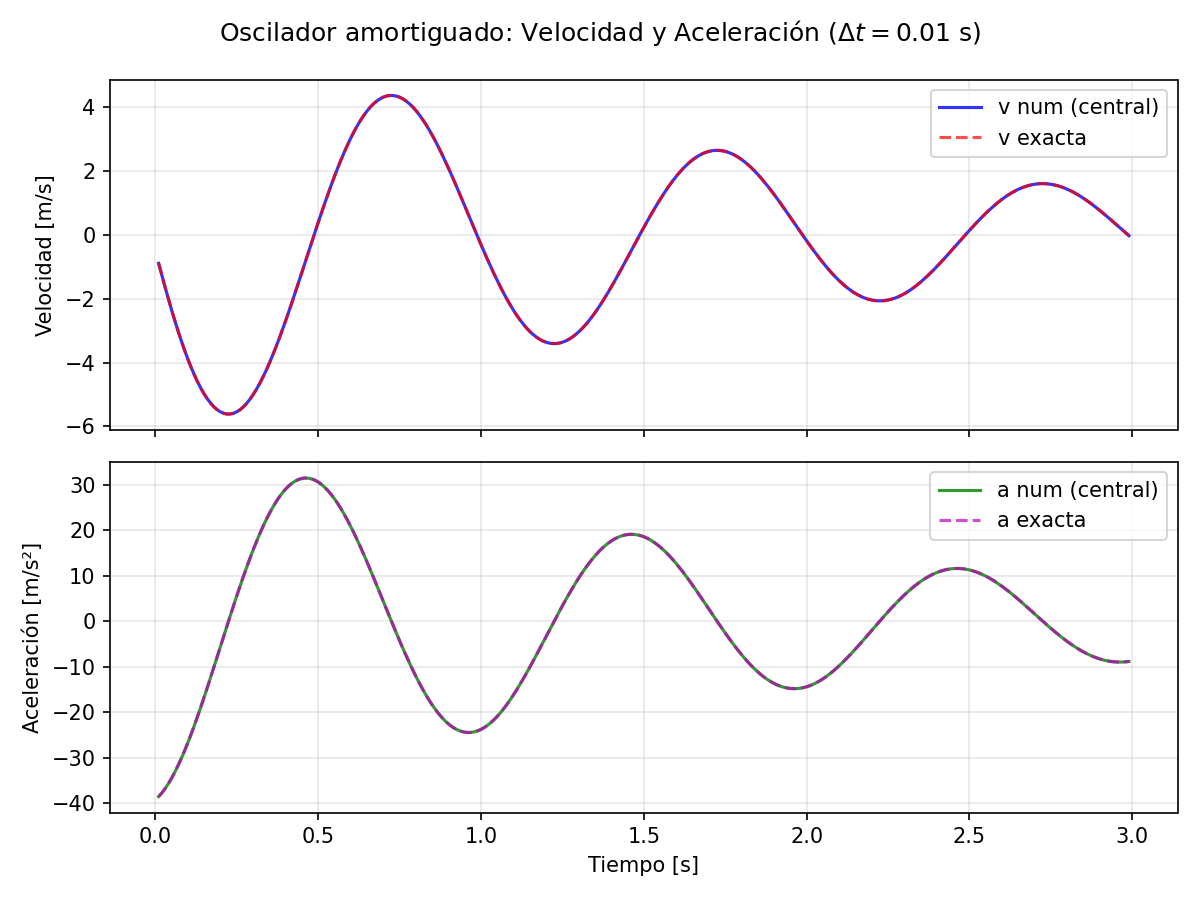

Write Python code to recreate this figure.
import numpy as np
import matplotlib.pyplot as plt

# Constantes del oscilador
G, W = 0.5, 2 * np.pi

def x_ex(t): return np.exp(-G * t) * np.cos(W * t)
def v_ex(t): return -np.exp(-G * t) * (G * np.cos(W * t) + W * np.sin(W * t))
def a_ex(t): return np.exp(-G * t) * ((G**2 - W**2) * np.cos(W * t) + 2 * G * W * np.sin(W * t))

def calcular_derivadas(dt):
    n_puntos = int(round(3.0 / dt)) + 1
    t = np.linspace(0.0, 3.0, n_puntos)
    x = x_ex(t)

    # 1. Primera derivada (velocidad) por rebanadas
    v_adel = (x[1:] - x[:-1]) / dt
    v_atra = (x[1:] - x[:-1]) / dt
    v_cent = (x[2:] - x[:-2]) / (2 * dt)
    v_cinco = (-x[4:] + 8*x[3:-1] - 8*x[1:-3] + x[:-4]) / (12 * dt)

    # 2. Segunda derivada (aceleración) central
    a_cent = (x[2:] - 2*x[1:-1] + x[:-2]) / (dt**2)

    # Errores máximos frente a valores exactos
    err_v_adel = np.max(np.abs(v_adel - v_ex(t[:-1])))
    err_v_atra = np.max(np.abs(v_atra - v_ex(t[1:])))
    err_v_cent = np.max(np.abs(v_cent - v_ex(t[1:-1])))
    err_v_cinco = np.max(np.abs(v_cinco - v_ex(t[2:-2])))
    err_a_cent = np.max(np.abs(a_cent - a_ex(t[1:-1])))

    return t, x, v_cent, a_cent, [err_v_adel, err_v_atra, err_v_cent, err_v_cinco, err_a_cent]

# Ejecución para dt = 0.01 y dt = 0.005
t_01, x_01, v_c01, a_c01, errs_01 = calcular_derivadas(0.01)
_, _, _, _, errs_005 = calcular_derivadas(0.005)

# Guardar derivadas_oscilador.dat con doble precisión completa (16 decimales)
datos_interiores = np.column_stack((t_01[1:-1], x_01[1:-1], v_c01, a_c01))
np.savetxt("derivadas_oscilador.dat", datos_interiores, fmt="%.16e")

# Guardar errores_derivadas.dat
tabla_errores = np.array([
    [0.01, *errs_01],
    [0.005, *errs_005]
])
np.savetxt("errores_derivadas.dat", tabla_errores, fmt="%.16e")

# Generar gráfica derivadas_oscilador.png
t_int = t_01[1:-1]
fig, (ax1, ax2) = plt.subplots(2, 1, figsize=(8, 6), sharex=True)

ax1.plot(t_int, v_c01, 'b-', label='v num (central)', alpha=0.8)
ax1.plot(t_int, v_ex(t_int), 'r--', label='v exacta', alpha=0.7)
ax1.set_ylabel('Velocidad [m/s]')
ax1.legend(loc='upper right')
ax1.grid(True, alpha=0.3)

ax2.plot(t_int, a_c01, 'g-', label='a num (central)', alpha=0.8)
ax2.plot(t_int, a_ex(t_int), 'm--', label='a exacta', alpha=0.7)
ax2.set_xlabel('Tiempo [s]')
ax2.set_ylabel('Aceleración [m/s²]')
ax2.legend(loc='upper right')
ax2.grid(True, alpha=0.3)

plt.suptitle(r'Oscilador amortiguado: Velocidad y Aceleración ($\Delta t = 0.01$ s)')
plt.tight_layout()
plt.savefig('derivadas_oscilador.png', dpi=150)
plt.close()
